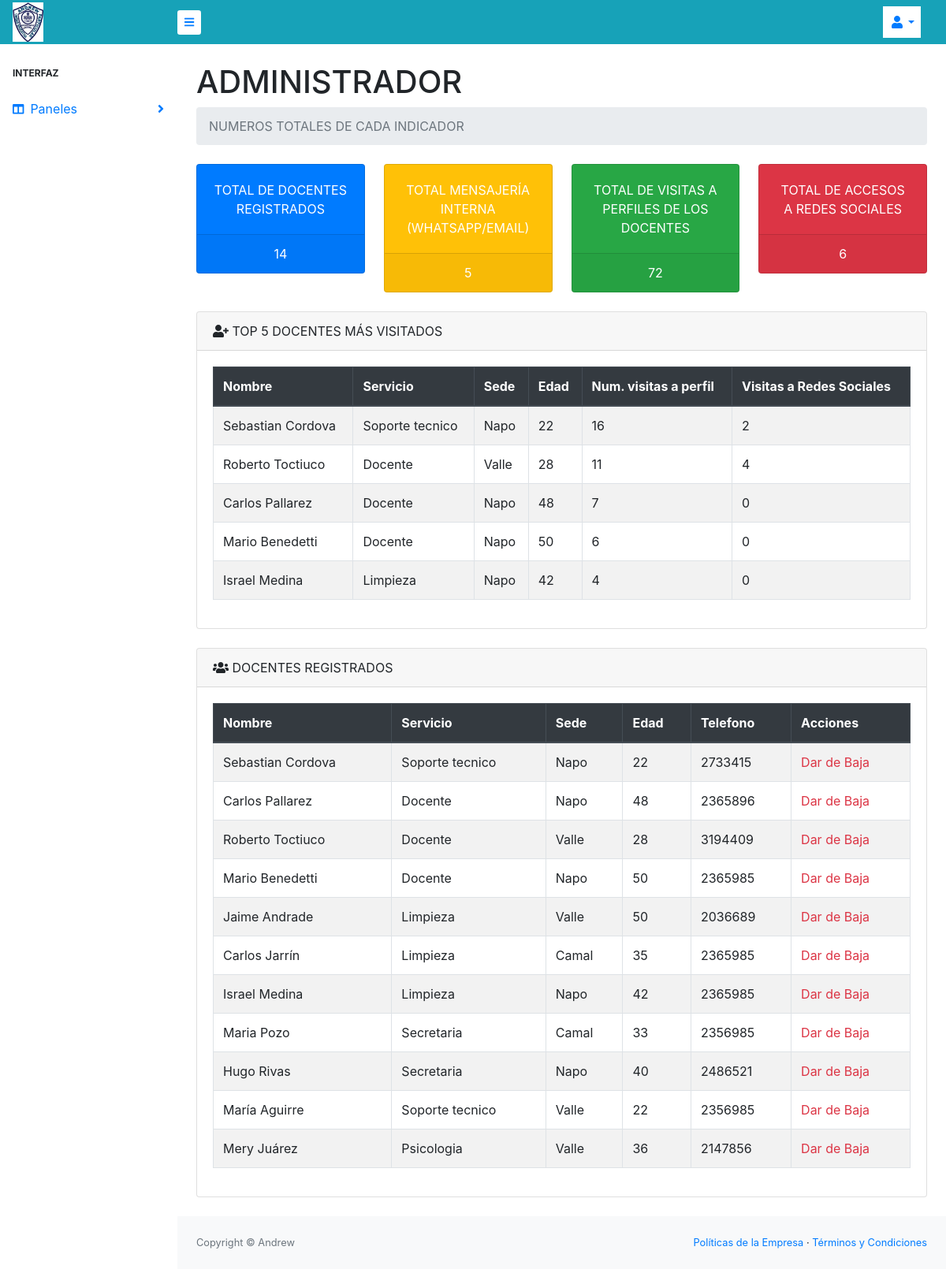
Page /dashboard.php on the committed database.
### tables this page shows
CREATE TABLE `usuario` (
  `ID_PERSONA` int(5) NOT NULL,
  `ID_TIPO` int(2) NOT NULL,
  `ID_SERVICIOS` int(5) NOT NULL,
  `ID_LUGAR` int(5) NOT NULL,
  `NOMBRE` varchar(40) NOT NULL,
  `EDAD` int(2) NOT NULL,
  `CORREO` varchar(30) NOT NULL,
  `PSWD` varchar(20) NOT NULL,
  `DESCRIPCION` text DEFAULT NULL,
  `TELEFONO` int(10) DEFAULT NULL,
  `CELULAR` bigint(15) DEFAULT NULL,
  `AN_EXPERIENCIA` int(2) DEFAULT NULL,
  `FOTO` text DEFAULT NULL,
  `FACEBOOK` varchar(60) DEFAULT NULL,
  `INSTAGRAM` varchar(60) DEFAULT NULL,
  `NUM_VISITAS` int(5) DEFAULT 0,
  `NUM_REDES` int(5) NOT NULL DEFAULT 0,
  `NUM_SMS` int(5) NOT NULL DEFAULT 0,
  `NUM_COR` int(5) NOT NULL DEFAULT 0,
  `ESTATUS` int(11) NOT NULL DEFAULT 1
);

CREATE TABLE `servicios` (
  `ID_SERVICIOS` int(5) NOT NULL,
  `NOMBRE_SERVICIO` varchar(40) NOT NULL
);

CREATE TABLE `lugar` (
  `ID_LUGAR` int(5) NOT NULL,
  `nombre_lugar` varchar(40) NOT NULL
);

### dashboard.php (the view, shortened to what this page needs)
<?php
include ('conexion.php');
?>
<!DOCTYPE html>
<html lang="es">
<head>
    <link href="css/dashboard.css" rel="stylesheet" />
</head>
<body class="sb-nav-fixed">
    <nav class="sb-topnav navbar navbar-expand bg-info">
        <a class="navbar-brand text-uppercase" href=""><img src="assets/img/imagenes/logo.png" alt="LOGO" style="width: 20%"></a>
        <button class="btn btn-link btn-sm order-1 order-lg-0 bg-white" id="sidebarToggle" href="#"><i
                class="fas fa-bars"></i></button>
        <ul class="navbar-nav ml-auto bg-white mr-3">
            <li class="nav-item dropdown">
                <a class="nav-link dropdown-toggle" id="userDropdown" href="#" role="button" data-toggle="dropdown"
                    aria-haspopup="true" aria-expanded="false"><i class="fas fa-user fa-fw"></i></a>
            </li>
        </ul>
    </nav>
    <div id="layoutSidenav">
        <div id="layoutSidenav_nav">
            <nav class="sb-sidenav bg-white" id="sidenavAccordion">
                <div class="sb-sidenav-menu">
                    <div class="nav">
                        <div class="sb-sidenav-menu-heading">Interfaz</div>
                        <a class="nav-link collapsed" href="#" data-toggle="collapse" data-target="#collapseLayouts"
                            aria-expanded="false" aria-controls="collapseLayouts">
                            <div class="sb-nav-link-icon"><i class="fas fa-columns"></i></div>
                            Paneles
                            <div class="sb-sidenav-collapse-arrow"><i class="fas fa-angle-down"></i></div>
                        </a>
                    </div>
                </div>
            </nav>
        </div>
        <div id="layoutSidenav_content">
            <main>
                <div class="container-fluid ">
                    <h1 class="mt-4">ADMINISTRADOR</h1>
                    <ol class="breadcrumb mb-4">
                        <li class="breadcrumb-item active text-uppercase">Numeros totales de cada indicador</li>
                    </ol>
                    <div class="row">
                        <div class="col-sm-6 col-md-3">
                            <div class="card bg-primary text-white mb-4">
                                <div class="card-body text-uppercase text-center">Total de Docentes Registrados</div>
                                <div class="card-footer text-center">
                                <?php
                                    $query_numero = mysqli_query($conexion,"SELECT count(ID_PERSONA) FROM usuario");
                                    $numero = mysqli_fetch_array($query_numero);
                                    ?>
                                    <?php echo $numero[0] ?>
                                </div>
                            </div>
                        </div>
                        <div class="col-sm-6 col-md-3">
                            <div class="card bg-warning text-white mb-4">
                                <div class="card-body text-uppercase text-center">Total Mensajería interna (WhatsApp/Email)</div>
                                <div class="card-footer text-center">
                                <?php
                                    $query_numero2 = mysqli_query($conexion,"SELECT SUM(NUM_SMS) FROM usuario");
                                    $numero2 = mysqli_fetch_array($query_numero2);
                                    $query_numero22 = mysqli_query($conexion,"SELECT SUM(NUM_COR) FROM usuario");
                                    $numero22 = mysqli_fetch_array($query_numero22);
                                    $totalsms = $numero2[0]+$numero22[0];
                                ?>
                                <?php echo $totalsms ?>
                                </div>
                            </div>
                        </div>
                        <div class="col-sm-6 col-md-3">
                            <div class="card bg-success text-white mb-4">
                                <div class="card-body text-uppercase text-center">total de visitas a perfiles de los docentes</div>
                                <div class="card-footer text-center">
                                <?php
                                    $query_numero3 = mysqli_query($conexion,"SELECT SUM(NUM_VISITAS) FROM usuario");
                                    $numero3 = mysqli_fetch_array($query_numero3);
                                    ?>
                                    <?php echo $numero3[0] ?>
                                </div>
                            </div>
                        </div>
                        <div class="col-sm-6 col-md-3">
                            <div class="card bg-danger text-white mb-4">
                                <div class="card-body text-uppercase text-center">Total de Accesos a redes sociales</div>
                                <div class="card-footer text-center">
                                <?php
                                    $query_numero4 = mysqli_query($conexion,"SELECT SUM(NUM_REDES) FROM usuario");
                                    $numero4 = mysqli_fetch_array($query_numero4);
                                    ?>
                                    <?php echo $numero4[0] ?>
                                </div>
                            </div>
                        </div>
                    </div>
                    <div class="card mb-4">
                        <div class="card-header">
                            <i class="fas fa-user-plus"></i>
                             TOP 5 DOCENTES MÁS VISITADOS
                        </div>
                        <div class="card-body">
                            <div class="table-responsive table-striped">
                                <table class="table table-bordered" id="dataTable" width="100%" cellspacing="0">
                                    <thead class="thead-dark">
                                        <tr>
                                            <th>Nombre</th>
                                            <th>Servicio</th>
                                            <th>Sede</th>
                                            <th>Edad</th>
                                            <th>Num. visitas a perfil</th>
                                            <th>Visitas a Redes Sociales</th>
                                        </tr>
                                    </thead>
                                    <tbody>
                                    <?php
                                    $query2 = "SELECT NOMBRE,s.NOMBRE_SERVICIO,l.nombre_lugar, EDAD, ID_PERSONA, NUM_VISITAS,NUM_REDES FROM `usuario`, servicios s, lugar l WHERE usuario.ID_SERVICIOS = s.ID_SERVICIOS AND usuario.ID_LUGAR = l.ID_LUGAR
                                     and usuario.NOMBRE != 'ADMINISTRADOR DEL SISTEMA'and ESTATUS = 1 ORDER BY NUM_VISITAS DESC, NUM_REDES DESC LIMIT 5";
                                    $masVisitados = mysqli_query($conexion,$query2);
                                    $result2 = mysqli_num_rows($masVisitados);
                                    if($result2 >0){
                                        while($data2 = mysqli_fetch_array($masVisitados)){
                                            ?>
                                            <tr>
                                            <td><?php echo $data2[0] ?></td>
                                            <td><?php echo $data2[1] ?></td>
                                            <td><?php echo $data2[2] ?></td>
                                            <td><?php echo $data2[3] ?></td>
                                            <td><?php echo $data2[5] ?></td>
                                            <td><?php echo $data2[6] ?></td>
                                        </tr>
                                    <?php
                                        }
                                    }
                                    ?>
                                    </tbody>
                                </table>
                            </div>
                        </div>
                    </div>
                    <div class="card mb-4">
                        <div class="card-header">
                            <i class="fas fa-users"></i>
                            DOCENTES REGISTRADOS
                        </div>
                        <div class="card-body">
                            <div class="table-responsive table-striped">
                                <table class="table table-bordered" id="dataTable" width="100%" cellspacing="0">
                                    <thead class="thead-dark">
                                    <tr>
                                            <th>Nombre</th>
                                            <th>Servicio</th>
                                            <th>Sede</th>
                                            <th>Edad</th>
                                            <th>Telefono</th>
                                            <th>Acciones</th>
                                        </tr>
                                    </thead>
                                    <tbody>
                                    <?php
                                    $query = "SELECT NOMBRE,s.NOMBRE_SERVICIO,l.nombre_lugar, EDAD,TELEFONO, ID_PERSONA FROM `usuario`, servicios s, lugar l WHERE usuario.ID_SERVICIOS = s.ID_SERVICIOS AND usuario.ID_LUGAR = l.ID_LUGAR
                                     and usuario.NOMBRE != 'ADMINISTRADOR DEL SISTEMA'and ESTATUS = 1";
                                    $llenarUsuarios = mysqli_query($conexion,$query);
                                    $result = mysqli_num_rows($llenarUsuarios);
                                    if($result >0){
                                        while($data = mysqli_fetch_array($llenarUsuarios)){
                                            ?>
                                            <tr>
                                            <td><?php echo $data[0] ?></td>
                                            <td><?php echo $data[1] ?></td>
                                            <td><?php echo $data[2] ?></td>
                                            <td><?php echo $data[3] ?></td>
                                            <td><?php echo $data[4] ?></td>
                                            <td>
                                            <a  class="link_delete" href="confirmacion.php?id=<?php echo $data[5];?>">Dar de Baja</a>
                                            </td>
                                        </tr>
                                    <?php
                                        }
                                    }
                                    ?>
                                    </tbody>
                                </table>
                            </div>
                        </div>
                    </div>
                </div>
            </main>
            <footer class="py-4 bg-light mt-auto">
                <div class="container-fluid">
                    <div class="d-flex align-items-center justify-content-between small">
                        <div class="text-muted">Copyright &copy; Andrew </div>
                        <div>
                            <a href="#">Políticas de la Empresa</a>
                            &middot;
                            <a href="#">Términos y Condiciones</a>
                        </div>
                    </div>
                </div>
            </footer>
        </div>
    </div>
</body>
</html>

### rows in the picture
usuario: NOMBRE "Sebastian Cordova", ID_SERVICIOS.NOMBRE_SERVICIO "Soporte tecnico", ID_LUGAR.nombre_lugar "Napo", EDAD "22", NUM_VISITAS "16", NUM_REDES "2", TELEFONO "2733415"
usuario: NOMBRE "Roberto Toctiuco", ID_SERVICIOS.NOMBRE_SERVICIO "Docente", ID_LUGAR.nombre_lugar "Valle", EDAD "28", NUM_VISITAS "11", NUM_REDES "4", TELEFONO "3194409"
usuario: NOMBRE "Carlos Pallarez", ID_SERVICIOS.NOMBRE_SERVICIO "Docente", ID_LUGAR.nombre_lugar "Napo", EDAD "48", NUM_VISITAS "7", NUM_REDES "0", TELEFONO "2365896"
usuario: NOMBRE "Mario Benedetti", ID_SERVICIOS.NOMBRE_SERVICIO "Docente", ID_LUGAR.nombre_lugar "Napo", EDAD "50", NUM_VISITAS "6", NUM_REDES "0", TELEFONO "2365985"
usuario: NOMBRE "Israel Medina", ID_SERVICIOS.NOMBRE_SERVICIO "Limpieza", ID_LUGAR.nombre_lugar "Napo", EDAD "42", NUM_VISITAS "4", NUM_REDES "0", TELEFONO "2365985"
usuario: NOMBRE "Jaime Andrade", ID_SERVICIOS.NOMBRE_SERVICIO "Limpieza", ID_LUGAR.nombre_lugar "Valle", EDAD "50", TELEFONO "2036689"
usuario: NOMBRE "Carlos Jarrín", ID_SERVICIOS.NOMBRE_SERVICIO "Limpieza", ID_LUGAR.nombre_lugar "Camal", EDAD "35", TELEFONO "2365985"
usuario: NOMBRE "Maria Pozo", ID_SERVICIOS.NOMBRE_SERVICIO "Secretaria", ID_LUGAR.nombre_lugar "Camal", EDAD "33", TELEFONO "2356985"
usuario: NOMBRE "Hugo Rivas", ID_SERVICIOS.NOMBRE_SERVICIO "Secretaria", ID_LUGAR.nombre_lugar "Napo", EDAD "40", TELEFONO "2486521"
usuario: NOMBRE "María Aguirre", ID_SERVICIOS.NOMBRE_SERVICIO "Soporte tecnico", ID_LUGAR.nombre_lugar "Valle", EDAD "22", TELEFONO "2356985"
usuario: NOMBRE "Mery Juárez", ID_SERVICIOS.NOMBRE_SERVICIO "Psicologia", ID_LUGAR.nombre_lugar "Valle", EDAD "36", TELEFONO "2147856"

### other values in the picture
$numero[0] "14"
$totalsms "5"
$numero3[0] "72"
$numero4[0] "6"
